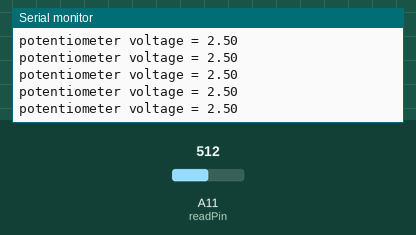
A sketch run on a simulated Arduino Mega 2560, built with avr-gcc and run on an emulated ATmega2560. Parts: the last lines printed to the serial monitor. Inputs (shaded band) come from the test bench; at power-on: A11 (readPin) = 512.

Above: at 1.2 s.
1.3 s: A11 (readPin) set to 716
At 1.49 s:
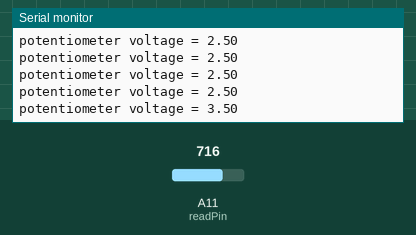
2.8 s: A11 (readPin) set to 900
At 2.84 s:
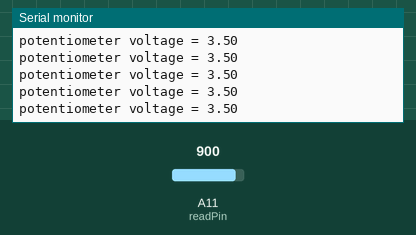
Timing chart, 0 to 5.8 s (numbered marks = the images above; inputs shaded):
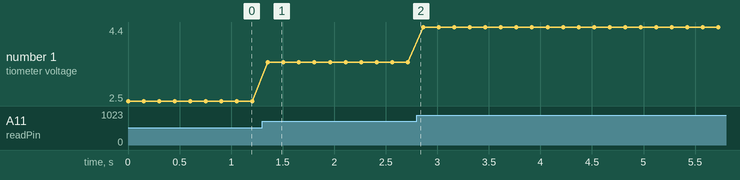

The sketch:

petentiometer_test.ino
```cpp
const int DELAY_TIME = 150;
const int readPin = A11;
const int BROADBAND = 9600;

void setup() {
  pinMode(readPin, INPUT);
  Serial.begin(BROADBAND);
}

void loop() {
  int readSignal = analogRead(readPin);
  Serial.print("potentiometer voltage = ");
  Serial.println(getVoltage(readSignal));
  delay(DELAY_TIME);
}

float getVoltage(int analogSignalValue){
  const float MAX_VOLTAGE = 5;
  const float ANALOG_READ_RESOLUTION = 1023;
  return analogSignalValue * (MAX_VOLTAGE / ANALOG_READ_RESOLUTION);
}
```

Measured:
- after the input at 1.3 s, the serial monitor: prints a new line after 0.06 s (image 1)
- plotted number 1: 2.5 → 3.5 after the input at 1.3 s, 3.5 → 4.4 after the input at 2.8 s
